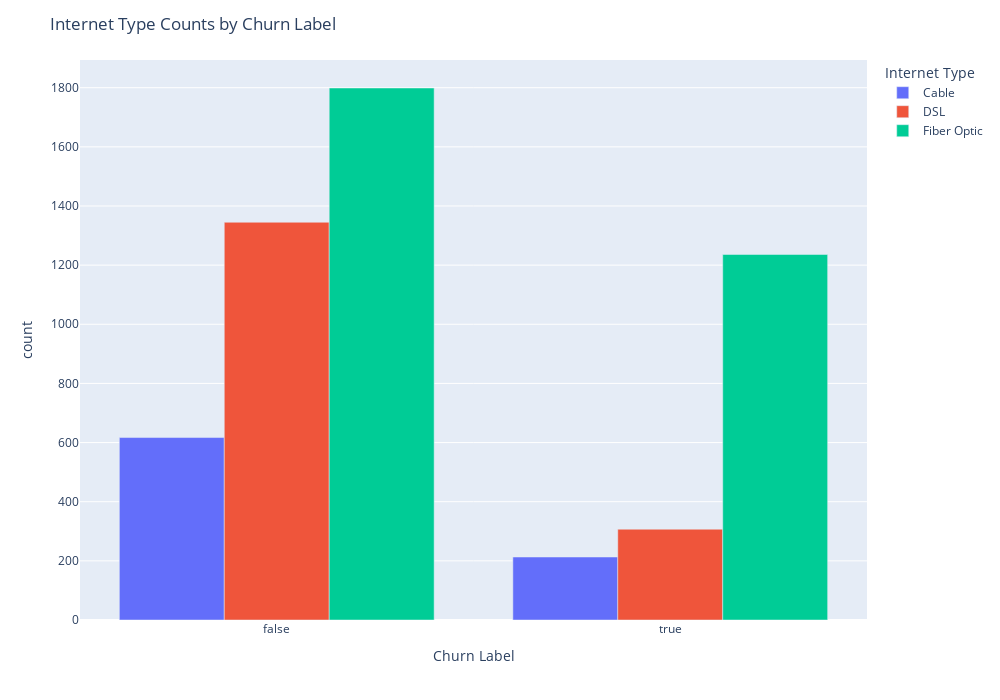

Here is the notebook cell this chart was saved with:
### Code cell
fig = px.bar(internet_group, barmode='group', height=700, width=1000)
fig.update_layout(title= 'Internet Type Counts by Churn Label',
                  xaxis_title= 'Churn Label',
                  yaxis_title = 'count'
                 )

### Figure 1 — Plotly figure (JSON) as saved in the notebook; plotly's stock layout.template omitted (floating-point values rounded to 4 significant figures)
{"data": [{"alignmentgroup": "True", "hovertemplate": "Internet Type=Cable<br>Churn Label=%{x}<br>value=%{y}<extra></extra>", "legendgroup": "Cable", "marker": {"color": "#636efa", "pattern": {"shape": ""}}, "name": "Cable", "offsetgroup": "Cable", "orientation": "v", "showlegend": true, "textposition": "auto", "type": "bar", "x": [false, true], "xaxis": "x", "y": [617, 213], "yaxis": "y"}, {"alignmentgroup": "True", "hovertemplate": "Internet Type=DSL<br>Churn Label=%{x}<br>value=%{y}<extra></extra>", "legendgroup": "DSL", "marker": {"color": "#EF553B", "pattern": {"shape": ""}}, "name": "DSL", "offsetgroup": "DSL", "orientation": "v", "showlegend": true, "textposition": "auto", "type": "bar", "x": [false, true], "xaxis": "x", "y": [1345, 307], "yaxis": "y"}, {"alignmentgroup": "True", "hovertemplate": "Internet Type=Fiber Optic<br>Churn Label=%{x}<br>value=%{y}<extra></extra>", "legendgroup": "Fiber Optic", "marker": {"color": "#00cc96", "pattern": {"shape": ""}}, "name": "Fiber Optic", "offsetgroup": "Fiber Optic", "orientation": "v", "showlegend": true, "textposition": "auto", "type": "bar", "x": [false, true], "xaxis": "x", "y": [1799, 1236], "yaxis": "y"}], "layout": {"barmode": "group", "height": 700, "legend": {"title": {"text": "Internet Type"}, "tracegroupgap": 0}, "margin": {"t": 60}, "title": {"text": "Internet Type Counts by Churn Label"}, "width": 1000, "xaxis": {"anchor": "y", "autorange": true, "domain": [0, 1], "range": [-0.5, 1.5], "title": {"text": "Churn Label"}, "type": "category"}, "yaxis": {"anchor": "x", "autorange": true, "domain": [0, 1], "range": [0, 1894.0], "title": {"text": "count"}, "type": "linear"}}}
